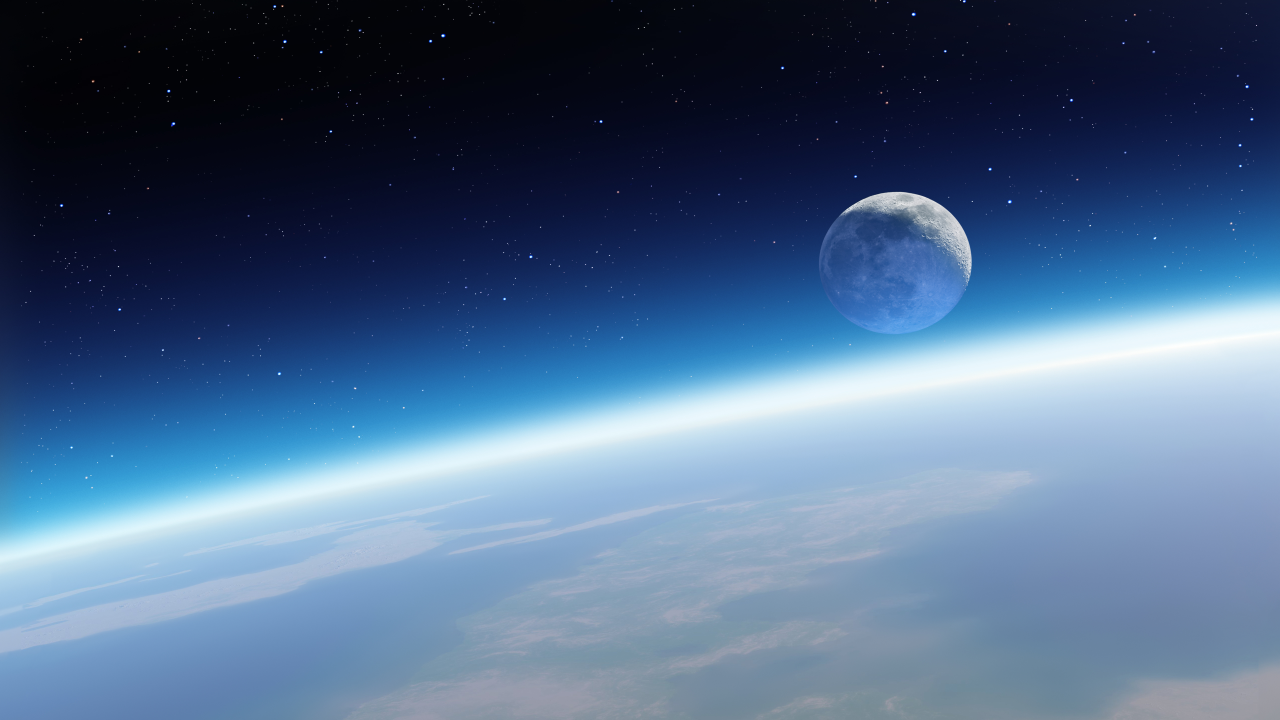
#> input picture mooc-python-teacher-songtian/py/6the-sixth-week/6.6/wordcloud/mask.jpg, 5120 x 2880 px (shown at 1/4 size); the run also reads 1 picture not shown here
$ python wordcloud.py
#> lines starting #> are read from the running program, lines starting #| are printed output that depends on the picture
# -*- coding: utf-8 -*-
import math
import random

import numpy as np
from PIL import Image, ImageDraw, ImageFont


class Region:
    size = 50
    height = 0
    width = 0

    def __init__(self, width, height, size):
        self.regions = {}
        self.size = size

    # [28 lines left out: functions add_sprite, check_sprite, not called in this run]


class QuadTree:
    x1 = 0
    y1 = 0
    x2 = 0
    y2 = 0
    width = 0
    height = 0
    children = None

    def __init__(self, x1, y1, x2, y2):
        self.x1, self.y1, self.x2, self.y2 = x1, y1, x2, y2


class Sprite:
    text = ''
    rotate = 0
    x = None
    y = None
    tree = None
    font_size = None
    img = None

    def build_tree(self):
        integral = np.cumsum(np.cumsum(np.asarray(self.img), axis=1), axis=0)
        width = self.img.size[0]
        height = self.img.size[1]

        self.tree = self._build_tree(integral, 1, 1, width - 2, height - 2)

    def _build_tree(self, integral, x1, y1, x2, y2):
        area = integral[y1 - 1, x1 - 1] + integral[y2, x2]
        area -= integral[y1 - 1, x2] + integral[y2, x1 - 1]
        if not area:
            # 区域内没有像素
            return None

        # 区域内有像素，继续划分
        children = []
        cx = int((x1 + x2) / 2)
        cy = int((y1 + y2) / 2)

        tree = QuadTree(x1, y1, x2, y2)

        # 四叉树最小矩形边长, 该值越大, 速度越快, 但结果越不精确
        min_rect_size = 2
        if x2 - x1 > min_rect_size or y2 - y1 > min_rect_size:
            c0 = self._build_tree(integral, x1, y1, cx, cy)
            c1 = self._build_tree(integral, cx, y1, x2, cy)
            c2 = self._build_tree(integral, x1, cy, cx, y2)
            c3 = self._build_tree(integral, cx, cy, x2, y2)
            if c0:
                children.append(c0)
            if c1:
                children.append(c1)
            if c2:
                children.append(c2)
            if c3:
                children.append(c3)
            if len(children):
                tree.children = children
        return tree


# 矩形重叠检测
def rect_collide(a, b, x1, y1, x2, y2):
    return y1 + a.y2 > y2 + b.y1 and y1 + a.y1 < y2 + b.y2 and x1 + a.x2 > x2 + b.x1 and x1 + a.x1 < x2 + b.x2


# 四叉树重叠检测
# [75 lines left out: functions overlaps, archimedean_spiral, rectangular_sprial, find_position, not called in this run]


# 词语列表
words = [('发展', 500), ('中国', 169), ('人民', 157), ('建设', 148), ('社会主义', 147), ('坚持', 131), ('党', 104), ('全面', 90),
         ('国家', 90), ('实现', 83), ('制度', 83), ('推进', 81), ('特色', 80), ('社会', 80), ('政治', 80), ('新', 78), ('加强', 71),
         ('体系', 68), ('文化', 66), ('时代', 64), ('我们', 64), ('必须', 61), ('经济', 59), ('伟大', 58), ('完善', 51), ('我国', 50),
         ('现代化', 47), ('推动', 47), ('安全', 46), ('创新', 44), ('更加', 44), ('民主', 44), ('中华民族', 43), ('改革', 43), ('工作', 42),
         ('增强', 39), ('不断', 37), ('战略', 36), ('治理', 36), ('领导', 36), ('问题', 35), ('加快', 35), ('深化', 35), ('对', 34),
         ('世界', 34), ('中', 34), ('文明', 33), ('复兴', 32), ('坚决', 32), ('提高', 32), ('生态', 32), ('基本', 31), ('法治', 31),
         ('教育', 31), ('思想', 30), ('生活', 30), ('民族', 30), ('重大', 27), ('能力', 27), ('统一', 27), ('促进', 27), ('历史', 27),
         ('更', 27), ('全党', 25), ('构建', 25), ('群众', 25), ('健全', 24), ('国际', 24), ('维护', 24), ('保障', 24), ('建成', 23),
         ('二', 23), ('形成', 23), ('人类', 23), ('解决', 23), ('团结', 22), ('监督', 22), ('理论', 22), ('斗争', 22), ('实践', 22),
         ('事业', 21), ('从', 21), ('机制', 21), ('协商', 21), ('保护', 21), ('组织', 21), ('政策', 21), ('统筹', 20), ('实施', 20),
         ('体制', 20), ('党内', 20), ('合作', 20), ('一个', 20), (' 要求', 20), ('基础', 20), ('支持', 20), ('贯彻', 19), ('依法治国', 19),
         ('强国', 19), ('创造', 19), ('共同', 19), ('强 化', 19), ('中国共产党', 18), ('重要', 18), ('奋斗', 18), ('精神', 18), ('政府', 18),
         ('方式', 18), ('建立', 18), ('反 对', 18), ('干部', 18), ('全体', 18), ('小康社会', 17), ('同志', 17), ('们', 17), ('保持', 17),
         ('全', 17), ('军队', 17), ('力量', 17), ('道路', 17), ('让', 17), ('始终', 16), ('根本', 16), ('成为', 16), ('有效', 16),
         ('和平', 16), ('作用', 16), ('梦', 15), ('方面', 15), ('党的领导', 15), ('巩固', 15), ('科学', 15), ('绿色', 15), ('坚定', 15),
         ('香港', 15), ('美好生活', 14), ('党和国家', 14), ('取得', 14), ('来', 14), ('协调', 14), ('深入', 14), ('积极', 14), ('开展', 14),
         ('持续', 14), ('自信', 14), ('稳定', 14), ('农村', 14), ('国防', 14), ('澳门', 14), ('原则', 14), ('强大', 14), ('保 证', 14),
         ('自觉', 14), ('确保', 14), ('发挥', 14), ('理念', 13), ('主体', 13), ('水平', 13), ('马克思主义', 13), ('管 理', 13), ('就业', 13),
         ('强军', 13), ('命运', 13), ('党的建设', 13), ('走', 13), ('和谐', 13), ('梦想', 13), ('革命', 13), ('利益', 13), ('开放', 13),
         ('基层', 13), ('○', 13), ('作为', 12), ('带领', 12), ('全国', 12), ('质量', 12), ('农业', 12), ('繁荣', 12), ('扩大', 12),
         ('健康', 12), ('全球', 12), ('军事', 12), ('人民军队', 12), ('意识', 12), ('突出', 12), ('长期', 12), ('没有', 12), ('将', 12),
         ('进行', 12), ('本领', 12), ('依法', 12), ('深刻', 11), ('变化', 11), ('勇于', 11), ('变革', 11), ('当家作主', 11), ('广泛', 11),
         ('全民', 11), ('体制改革', 11), ('核心', 11), ('两岸', 11), ('具有', 11), ('面临', 11), ('民生', 11), ('各国', 11), ('关系', 11),
         ('各种', 11), ('引领', 11), ('培育', 11), ('生产', 11), ('现代', 11), ('政党', 11), ('进入', 10), ('继续', 10), ('各族人民', 10),
         ('提升', 10), ('优化', 10), ('领域', 10), ('活力', 10), ('弘扬', 10), ('脱贫', 10), ('收入', 10), ('环境', 10), ('一国两制', 10),
         ('中央', 10), ('纪律', 10), ('执政', 10), ('矛盾', 10), ('科技', 10), ('明确', 10), ('服务', 10), ('注重', 10), ('人才', 10),
         ('产业', 10), ('夺取', 9), ('阶段', 9), ('使命', 9), ('这个', 9), ('一定', 9), ('与', 9), ('五年', 9), ('总', 9), ('改革开放', 9),
         ('党中央', 9), ('五', 9), ('作出', 9), ('区域', 9), ('着力', 9), ('权力', 9), ('传统', 9), ('实力', 9), ('覆盖', 9), ('牢牢', 9),
         ('活动', 9), ('坚强', 9), ('目标', 9), ('担当', 9), ('提出', 9), ('提供', 9), ('需要', 9), ('落实', 9), ('同胞', 9), ('认识', 9),
         ('结合', 9), ('方向', 9), ('新型', 9), ('参与', 9), ('树立', 9), ('重点', 9), ('培养', 9), ('党员', 9), ('决胜', 8), ('奋斗目标', 8),
         ('以来', 8), ('机构', 8), ('坚定不移', 8), ('有机', 8), ('意识形态', 8), ('地位', 8), ('价 值观', 8), ('改善', 8), ('引导', 8),
         ('格局', 8), ('宪法', 8), ('分裂', 8), ('共同体', 8), ('力', 8), ('做', 8), ('风险', 8), ('考验', 8), ('充分', 8), ('城乡', 8),
         ('日益增长', 8), ('更好', 8), ('美丽', 8), ('进步', 8), ('祖国', 8), ('三', 8), ('行动', 8), ('四', 8), ('融合', 8), ('自然', 8),
         ('自我', 8), ('人大', 8), ('主题', 7), ('激励', 7), ('复杂', 7), ('挑战', 7), ('历史性', 7), ('从严治党', 7), ('布局', 7),
         ('增长', 7), ('供给', 7), ('成果', 7), ('立法', 7), ('指导', 7), ('显著', 7), ('全党全国', 7), ('应对', 7), ('赋予', 7), ('大国', 7),
         ('条件', 7), ('倡导', 7), ('权威', 7), ('标准', 7), ('最大', 7), ('反腐败', 7), ('不能', 7), ('平衡', 7), ('强', 7), ('努力', 7),
         ('起来', 7), ('正确', 7), ('党和人民', 7), ('作风', 7), ('各项', 7), ('共享', 7), ('市场', 7), ('形式', 7), ('生态环境', 7),
         ('两个', 7), ('善于', 7), ('企业', 7), ('导向', 7), ('青年', 7), ('职责', 7), ('党组织', 7), ('文艺', 7), ('人人', 7), ('年', 6),
         ('初心', 6), ('动力', 6), ('永远', 6), ('面对', 6), ('一系列', 6), ('深化改革', 6), ('完成', 6), ('前列', 6), ('监察', 6),
         ('司法', 6), ('优秀', 6), ('得到', 6), ('中华文化', 6), ('中心', 6), ('力度', 6), ('任务', 6), ('方针', 6), ('交流', 6),
         ('两岸关 系', 6), ('外交', 6), ('良好', 6), ('学习', 6), ('理想信念', 6), ('腐', 6), ('许多', 6), ('存在', 6), ('关心', 6),
         ('共同富裕', 6), ('公平', 6), ('满足', 6), ('一百年', 6), ('先进', 6), ('伟大工程', 6), ('系统', 6), ('鼓励', 6), ('六', 6),
         ('法律', 6), ('能够', 6), ('防治', 6), ('有序', 6), ('消费', 6), ('网络', 6), ('服务体系', 6), ('地区', 6), ('各类', 6), ('防止', 6),
         ('贸易', 6), ('行使', 6), ('现实', 6), ('伟大胜利', 5), ('谋', 5), ('幸福', 5)]
# words = [(u'\uf069', random.randint(20,500)),(u'\uf1fa', random.randint(20,500)),(u'\uf29e', random.randint(20,500)),(u'\uf1b9', random.randint(20,500)),(u'\uf04a', random.randint(20,500)),(u'\uf24e', random.randint(20,500)),(u'\uf05e', random.randint(20,500)),(u'\uf2d5', random.randint(20,500)),(u'\uf19c', random.randint(20,500)),(u'\uf080', random.randint(20,500)),(u'\uf080', random.randint(20,500)),(u'\uf02a', random.randint(20,500)),(u'\uf0c9', random.randint(20,500)),(u'\uf2cd', random.randint(20,500)),(u'\uf2cd', random.randint(20,500)),(u'\uf240', random.randint(20,500)),(u'\uf244', random.randint(20,500)),(u'\uf243', random.randint(20,500)),(u'\uf242', random.randint(20,500)),(u'\uf241', random.randint(20,500)),(u'\uf240', random.randint(20,500)),(u'\uf244', random.randint(20,500)),(u'\uf240', random.randint(20,500)),(u'\uf242', random.randint(20,500)),(u'\uf243', random.randint(20,500)),(u'\uf241', random.randint(20,500)),(u'\uf236', random.randint(20,500)),(u'\uf0fc', random.randint(20,500)),(u'\uf1b4', random.randint(20,500)),(u'\uf1b5', random.randint(20,500)),(u'\uf0f3', random.randint(20,500)),(u'\uf0a2', random.randint(20,500)),(u'\uf1f6', random.randint(20,500)),(u'\uf1f7', random.randint(20,500)),(u'\uf206', random.randint(20,500)),(u'\uf1e5', random.randint(20,500)),(u'\uf1fd', random.randint(20,500)),(u'\uf171', random.randint(20,500)),(u'\uf172', random.randint(20,500)),(u'\uf15a', random.randint(20,500)),(u'\uf27e', random.randint(20,500)),(u'\uf29d', random.randint(20,500)),(u'\uf293', random.randint(20,500)),(u'\uf294', random.randint(20,500)),(u'\uf032', random.randint(20,500)),(u'\uf0e7', random.randint(20,500)),(u'\uf1e2', random.randint(20,500)),(u'\uf02d', random.randint(20,500)),(u'\uf02e', random.randint(20,500)),(u'\uf097', random.randint(20,500)),(u'\uf2a1', random.randint(20,500)),(u'\uf0b1', random.randint(20,500)),(u'\uf15a', random.randint(20,500)),(u'\uf188', random.randint(20,500)),(u'\uf1ad', random.randint(20,500)),(u'\uf0f7', random.randint(20,500)),(u'\uf0a1', random.randint(20,500)),(u'\uf140', random.randint(20,500)),(u'\uf207', random.randint(20,500)),(u'\uf20d', random.randint(20,500)),(u'\uf1ba', random.randint(20,500)),(u'\uf1ec', random.randint(20,500)),(u'\uf073', random.randint(20,500)),(u'\uf274', random.randint(20,500)),(u'\uf272', random.randint(20,500)),(u'\uf133', random.randint(20,500)),(u'\uf271', random.randint(20,500)),(u'\uf273', random.randint(20,500)),(u'\uf030', random.randint(20,500)),(u'\uf083', random.randint(20,500)),(u'\uf1b9', random.randint(20,500)),(u'\uf0d7', random.randint(20,500)),(u'\uf0d9', random.randint(20,500)),(u'\uf0da', random.randint(20,500)),(u'\uf150', random.randint(20,500)),(u'\uf191', random.randint(20,500)),(u'\uf152', random.randint(20,500)),(u'\uf151', random.randint(20,500)),(u'\uf0d8', random.randint(20,500)),(u'\uf218', random.randint(20,500)),(u'\uf217', random.randint(20,500)),(u'\uf20a', random.randint(20,500)),(u'\uf1f3', random.randint(20,500)),(u'\uf24c', random.randint(20,500)),(u'\uf1f2', random.randint(20,500)),(u'\uf24b', random.randint(20,500)),(u'\uf1f1', random.randint(20,500)),(u'\uf1f4', random.randint(20,500)),(u'\uf1f5', random.randint(20,500)),(u'\uf1f0', random.randint(20,500)),(u'\uf0a3', random.randint(20,500)),(u'\uf0c1', random.randint(20,500)),(u'\uf127', random.randint(20,500)),(u'\uf00c', random.randint(20,500)),(u'\uf058', random.randint(20,500)),(u'\uf05d', random.randint(20,500)),(u'\uf14a', random.randint(20,500)),(u'\uf046', random.randint(20,500)),(u'\uf13a', random.randint(20,500)),(u'\uf137', random.randint(20,500)),(u'\uf138', random.randint(20,500)),(u'\uf139', random.randint(20,500)),(u'\uf078', random.randint(20,500)),(u'\uf053', random.randint(20,500)),(u'\uf054', random.randint(20,500)),(u'\uf077', random.randint(20,500)),(u'\uf1ae', random.randint(20,500)),(u'\uf268', random.randint(20,500)),(u'\uf111', random.randint(20,500)),(u'\uf10c', random.randint(20,500)),(u'\uf1ce', random.randint(20,500)),(u'\uf1db', random.randint(20,500)),(u'\uf0ea', random.randint(20,500)),(u'\uf017', random.randint(20,500)),(u'\uf24d', random.randint(20,500)),(u'\uf00d', random.randint(20,500)),(u'\uf0c2', random.randint(20,500)),(u'\uf0ed', random.randint(20,500)),(u'\uf0ee', random.randint(20,500)),(u'\uf157', random.randint(20,500)),(u'\uf121', random.randint(20,500)),(u'\uf126', random.randint(20,500)),(u'\uf1cb', random.randint(20,500)),(u'\uf284', random.randint(20,500)),(u'\uf0f4', random.randint(20,500)),(u'\uf013', random.randint(20,500)),(u'\uf085', random.randint(20,500)),(u'\uf0db', random.randint(20,500)),(u'\uf075', random.randint(20,500)),(u'\uf0e5', random.randint(20,500)),(u'\uf27a', random.randint(20,500)),(u'\uf27b', random.randint(20,500)),(u'\uf086', random.randint(20,500)),(u'\uf0e6', random.randint(20,500)),(u'\uf14e', random.randint(20,500)),(u'\uf066', random.randint(20,500)),(u'\uf20e', random.randint(20,500)),(u'\uf26d', random.randint(20,500)),(u'\uf0c5', random.randint(20,500)),(u'\uf1f9', random.randint(20,500)),(u'\uf25e', random.randint(20,500)),(u'\uf09d', random.randint(20,500)),(u'\uf283', random.randint(20,500)),(u'\uf125', random.randint(20,500)),(u'\uf05b', random.randint(20,500)),(u'\uf13c', random.randint(20,500)),(u'\uf1b2', random.randint(20,500)),(u'\uf1b3', random.randint(20,500)),(u'\uf0c4', random.randint(20,500)),(u'\uf0f5', random.randint(20,500)),(u'\uf0e4', random.randint(20,500)),(u'\uf210', random.randint(20,500)),(u'\uf1c0', random.randint(20,500)),(u'\uf2a4', random.randint(20,500)),(u'\uf2a4', random.randint(20,500)),(u'\uf03b', random.randint(20,500)),(u'\uf1a5', random.randint(20,500)),(u'\uf108', random.randint(20,500)),(u'\uf1bd', random.randint(20,500)),(u'\uf219', random.randint(20,500)),(u'\uf1a6', random.randint(20,500)),(u'\uf155', random.randint(20,500)),(u'\uf192', random.randint(20,500)),(u'\uf019', random.randint(20,500)),(u'\uf17d', random.randint(20,500)),(u'\uf2c2', random.randint(20,500)),(u'\uf2c3', random.randint(20,500)),(u'\uf16b', random.randint(20,500)),(u'\uf1a9', random.randint(20,500)),(u'\uf282', random.randint(20,500)),(u'\uf044', random.randint(20,500)),(u'\uf2da', random.randint(20,500)),(u'\uf052', random.randint(20,500)),(u'\uf141', random.randint(20,500)),(u'\uf142', random.randint(20,500)),(u'\uf1d1', random.randint(20,500)),(u'\uf0e0', random.randint(20,500)),(u'\uf003', random.randint(20,500)),(u'\uf2b6', random.randint(20,500)),(u'\uf2b7', random.randint(20,500)),(u'\uf199', random.randint(20,500)),(u'\uf299', random.randint(20,500)),(u'\uf12d', random.randint(20,500)),(u'\uf2d7', random.randint(20,500)),(u'\uf153', random.randint(20,500)),(u'\uf153', random.randint(20,500)),(u'\uf0ec', random.randint(20,500)),(u'\uf12a', random.randint(20,500)),(u'\uf06a', random.randint(20,500)),(u'\uf071', random.randint(20,500)),(u'\uf065', random.randint(20,500)),(u'\uf23e', random.randint(20,500)),(u'\uf08e', random.randint(20,500)),(u'\uf14c', random.randint(20,500)),(u'\uf06e', random.randint(20,500)),(u'\uf070', random.randint(20,500)),(u'\uf1fb', random.randint(20,500)),(u'\uf2b4', random.randint(20,500)),(u'\uf09a', random.randint(20,500)),(u'\uf09a', random.randint(20,500)),(u'\uf230', random.randint(20,500)),(u'\uf082', random.randint(20,500)),(u'\uf049', random.randint(20,500)),(u'\uf050', random.randint(20,500)),(u'\uf1ac', random.randint(20,500)),(u'\uf09e', random.randint(20,500)),(u'\uf182', random.randint(20,500)),(u'\uf0fb', random.randint(20,500)),(u'\uf15b', random.randint(20,500)),(u'\uf1c6', random.randint(20,500)),(u'\uf1c7', random.randint(20,500)),(u'\uf1c9', random.randint(20,500)),(u'\uf1c3', random.randint(20,500)),(u'\uf1c5', random.randint(20,500)),(u'\uf1c8', random.randint(20,500)),(u'\uf016', random.randint(20,500)),(u'\uf1c1', random.randint(20,500)),(u'\uf1c5', random.randint(20,500)),(u'\uf1c5', random.randint(20,500)),(u'\uf1c4', random.randint(20,500)),(u'\uf1c7', random.randint(20,500)),(u'\uf15c', random.randint(20,500)),(u'\uf0f6', random.randint(20,500)),(u'\uf1c8', random.randint(20,500)),(u'\uf1c2', random.randint(20,500)),(u'\uf1c6', random.randint(20,500)),(u'\uf0c5', random.randint(20,500)),(u'\uf008', random.randint(20,500)),(u'\uf0b0', random.randint(20,500)),(u'\uf06d', random.randint(20,500)),(u'\uf134', random.randint(20,500)),(u'\uf269', random.randint(20,500)),(u'\uf2b0', random.randint(20,500)),(u'\uf024', random.randint(20,500)),(u'\uf11e', random.randint(20,500)),(u'\uf11d', random.randint(20,500)),(u'\uf0e7', random.randint(20,500)),(u'\uf0c3', random.randint(20,500)),(u'\uf16e', random.randint(20,500)),(u'\uf0c7', random.randint(20,500)),(u'\uf07b', random.randint(20,500)),(u'\uf114', random.randint(20,500)),(u'\uf07c', random.randint(20,500)),(u'\uf115', random.randint(20,500)),(u'\uf031', random.randint(20,500)),(u'\uf2b4', random.randint(20,500)),(u'\uf280', random.randint(20,500)),(u'\uf286', random.randint(20,500)),(u'\uf211', random.randint(20,500)),(u'\uf04e', random.randint(20,500)),(u'\uf180', random.randint(20,500)),(u'\uf2c5', random.randint(20,500)),(u'\uf119', random.randint(20,500)),(u'\uf1e3', random.randint(20,500)),(u'\uf11b', random.randint(20,500)),(u'\uf0e3', random.randint(20,500)),(u'\uf154', random.randint(20,500)),(u'\uf1d1', random.randint(20,500)),(u'\uf013', random.randint(20,500)),(u'\uf085', random.randint(20,500)),(u'\uf22d', random.randint(20,500)),(u'\uf265', random.randint(20,500)),(u'\uf260', random.randint(20,500)),(u'\uf261', random.randint(20,500)),(u'\uf06b', random.randint(20,500)),(u'\uf1d3', random.randint(20,500)),(u'\uf1d2', random.randint(20,500)),(u'\uf09b', random.randint(20,500)),(u'\uf113', random.randint(20,500)),(u'\uf092', random.randint(20,500)),(u'\uf296', random.randint(20,500)),(u'\uf184', random.randint(20,500)),(u'\uf000', random.randint(20,500)),(u'\uf2a5', random.randint(20,500)),(u'\uf2a6', random.randint(20,500)),(u'\uf0ac', random.randint(20,500)),(u'\uf1a0', random.randint(20,500)),(u'\uf0d5', random.randint(20,500)),(u'\uf2b3', random.randint(20,500)),(u'\uf2b3', random.randint(20,500)),(u'\uf0d4', random.randint(20,500)),(u'\uf1ee', random.randint(20,500)),(u'\uf19d', random.randint(20,500)),(u'\uf184', random.randint(20,500)),(u'\uf2d6', random.randint(20,500)),(u'\uf0c0', random.randint(20,500)),(u'\uf0fd', random.randint(20,500)),(u'\uf1d4', random.randint(20,500)),(u'\uf255', random.randint(20,500)),(u'\uf258', random.randint(20,500)),(u'\uf0a7', random.randint(20,500)),(u'\uf0a5', random.randint(20,500)),(u'\uf0a4', random.randint(20,500)),(u'\uf0a6', random.randint(20,500)),(u'\uf256', random.randint(20,500)),(u'\uf25b', random.randint(20,500)),(u'\uf25a', random.randint(20,500)),(u'\uf255', random.randint(20,500)),(u'\uf257', random.randint(20,500)),(u'\uf259', random.randint(20,500)),(u'\uf256', random.randint(20,500)),(u'\uf2b5', random.randint(20,500)),(u'\uf2a4', random.randint(20,500)),(u'\uf292', random.randint(20,500)),(u'\uf0a0', random.randint(20,500)),(u'\uf1dc', random.randint(20,500)),(u'\uf025', random.randint(20,500)),(u'\uf004', random.randint(20,500)),(u'\uf08a', random.randint(20,500)),(u'\uf21e', random.randint(20,500)),(u'\uf1da', random.randint(20,500)),(u'\uf015', random.randint(20,500)),(u'\uf0f8', random.randint(20,500)),(u'\uf236', random.randint(20,500)),(u'\uf254', random.randint(20,500)),(u'\uf251', random.randint(20,500)),(u'\uf252', random.randint(20,500)),(u'\uf253', random.randint(20,500)),(u'\uf253', random.randint(20,500)),(u'\uf252', random.randint(20,500)),(u'\uf250', random.randint(20,500)),(u'\uf251', random.randint(20,500)),(u'\uf27c', random.randint(20,500)),(u'\uf13b', random.randint(20,500)),(u'\uf246', random.randint(20,500)),(u'\uf2c1', random.randint(20,500)),(u'\uf2c2', random.randint(20,500)),(u'\uf2c3', random.randint(20,500)),(u'\uf20b', random.randint(20,500)),(u'\uf03e', random.randint(20,500)),(u'\uf2d8', random.randint(20,500)),(u'\uf01c', random.randint(20,500)),(u'\uf03c', random.randint(20,500))]
words = sorted(words, key=lambda k: -k[1])

# 字体文件
font_file = 'C:/Windows/Fonts/SIMHEI.ttf'

# 画布
width = 600
height = 600
img = Image.new("RGBA", (width, height), (255, 255, 255, 255))
#> img: PIL image 600x600 RGBA; every value is 255
draw = ImageDraw.Draw(img)

# [优化] 策略1: 平面分隔区域
bounds = Region(width, height, 50)

# 形状遮罩
mask_sprite = Sprite()
mask = Image.open('mask.jpg').convert('L').resize((width, height))
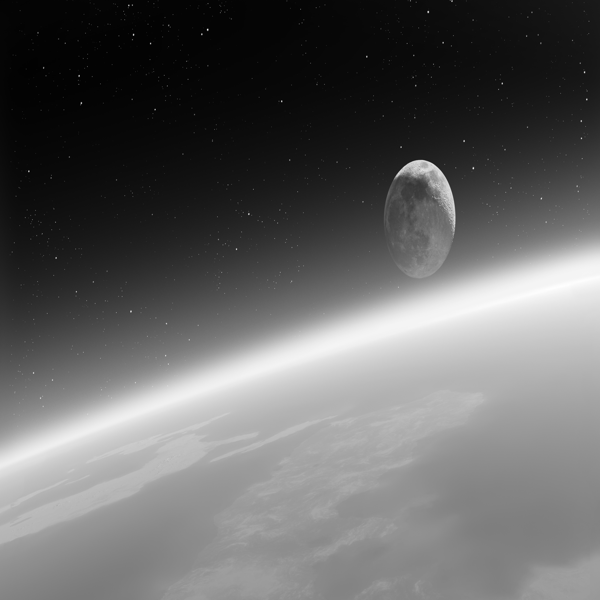
#> mask: PIL image 600x600 L; min 0, max 254, mean 99.3
mask_sprite.x = 0
mask_sprite.y = 0
mask_sprite.img = mask
mask_sprite.build_tree()
#> in build_tree, `integral = np.cumsum(np.cumsum(np.asarray(self.img), axis=1), axis=0)`:
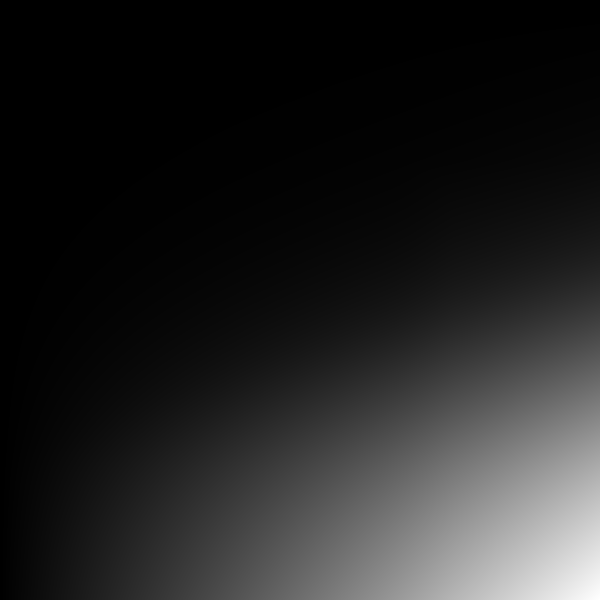
#> integral: shape (600, 600) uint64; min 3, max 35753755, mean 4964619.8; drawn with min black and max white
#> (the rest of the program and of its run is left out)
